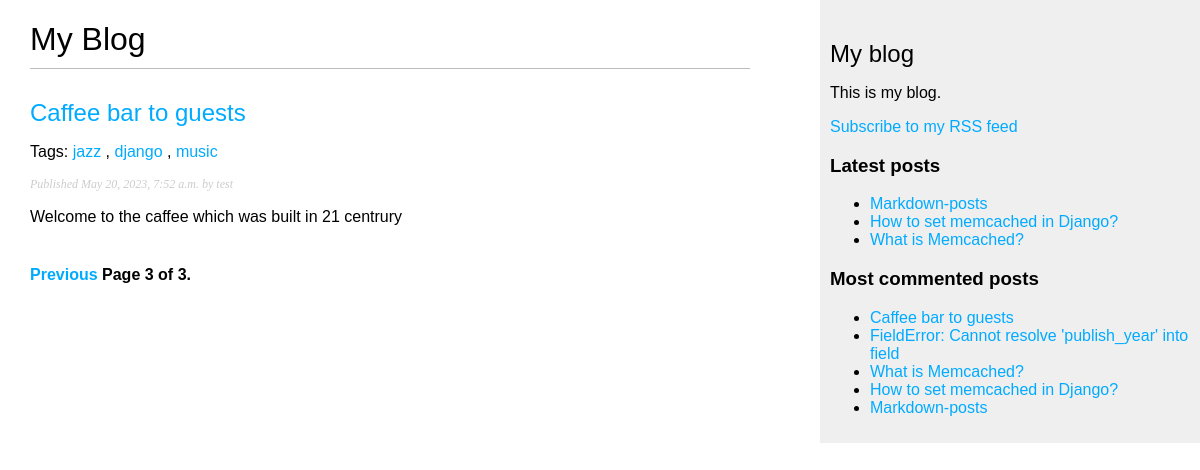
Page /blog/?page=3 on the committed database.
### blog/models.py (models this page shows, shortened)
class Post(models.Model):
    class Status(models.TextChoices):
        DRAFT = 'DF', 'Draft'
        PUBLISHED = 'PB', 'Published'
    title = models.CharField(max_length=250)
    slug = models.SlugField(max_length=250, unique_for_date='publish')
    author = models.ForeignKey(User, on_delete=models.CASCADE, related_name='blog_posts')
    body = models.TextField()
    publish = models.DateTimeField(default=timezone.now)
    created = models.DateTimeField(auto_now_add=True)
    updated = models.DateTimeField(auto_now_add=True)
    status = models.CharField(max_length=2, choices=Status.choices, default=Status.DRAFT)
    tags = TaggableManager()
    objects = models.Manager() # Менеджер, применяемый по умолчанию
    published = PublishedManager() # конкретно-прикладной менеджер
    class Meta:
        ordering = ['-publish']
        indexes = [
            models.Index(fields=['-publish']),
        ]
    def get_absolute_url(self):
        return reverse(
            "blog:post_detail",
            args=[
                self.publish.year,
                self.publish.month,
                self.publish.day,
                self.slug
            ]
        )

### blog/views.py (the view)
def post_list(request, tag_slug=None):
    post_list = Post.published.all()
    tag = None
    if tag_slug:
        tag = get_object_or_404(klass=Tag, slug=tag_slug)
        post_list = post_list.filter(tags__in=[tag])
    paginator = Paginator(post_list, 2)
    page_number = request.GET.get('page', 1)
    try:
        posts = paginator.page(page_number)
    except EmptyPage:
        posts = paginator.page(paginator.num_pages)
    except PageNotAnInteger:
        posts = paginator.page(1)
    context = {
        'posts': posts,
        'tag': tag
    }
    return render(request=request, template_name='blog/post/list.html', context=context)

### blog/models.py (called while the page is built)
    def get_queryset(self):
        return super().get_queryset().filter(status=Post.Status.PUBLISHED)

### blog/templatetags/blog_tags.py (called while the page is built)
@register.inclusion_tag(filename='blog/post/latest_posts.html')
def show_latest_posts(count=5):
    latest_posts = Post.published.order_by('-publish')[:count]
    results = {
        'latest_posts': latest_posts
    }
    return results

@register.simple_tag
def get_most_commented_posts(count=5):
    return Post.published.annotate(
        total_comments=Count('comments')
    ).order_by('-total_comments')[:count]

@register.filter(name='markdown')
def markdown_format(text):
    return mark_safe(markdown.markdown(text=text))

### blog/templates/blog/post/list.html (shortened to what this page needs)
{% extends "blog/base.html" %}
{% load blog_tags %}
{% block content %}
    <h1>My Blog</h1>
    {% for post in posts %}
        <h2>
            <a href="{{ post.get_absolute_url }}">
            {{ post.title }}
            </a>
        </h2>
        <p class="tags">
            Tags:
            {% for tag in post.tags.all %}
                <a href="{% url "blog:post_list_by_tag" tag.slug %}">
                {{ tag.name }}
                </a>
                {% if not forloop.last %},
                {% endif %}
            {% endfor %}
        </p>
        <p class="date">
            Published {{ post.publish }} by {{ post.author }}
        </p>
        {{ post.body|markdown|truncatewords_html:30}}
    {% endfor %}
    {% include "pagination.html" with page=posts %}
{% endblock %}

### blog/templates/blog/base.html (shortened to what this page needs)
{% load blog_tags %}
{% load static %}
<!DOCTYPE html>
<html>
<head>
    <link href="{% static "css/blog.css" %}" rel="stylesheet">
</head>
<body>
    <div id="content">
        {% block content %}
        {% endblock %}
    </div>
    <div id="sidebar">
        <h2>My blog</h2>
        <p>This is my blog.</p>
        <p>
            <a href="{% url "blog:post_feed" %}">
                Subscribe to my RSS feed
            </a>
        </p>
        <h3>Latest posts</h3>
        {% show_latest_posts 3 %}
        <h3>Most commented posts</h3>
        {% get_most_commented_posts as most_commented_posts %}
        <ul>
            {% for post in most_commented_posts %}
                <li>
                <a href="{{ post.get_absolute_url }}">{{ post.title }}</a>
                </li>
            {% endfor %}
        </ul>
    </div>
</body>
</html>

### blog/templates/blog/post/latest_posts.html
<ul>
    {% for post in latest_posts %}
        <li>
            <a href="{{ post.get_absolute_url }}">{{ post.title }}</a>
        </li>
    {% endfor %}
</ul>

### blog/static/css/blog.css (style rules this page uses)
body { margin:0; padding:0; font-family:helvetica, sans-serif; }
a { color:#00abff; text-decoration:none; }
h1 { font-weight:normal; border-bottom:1px solid #bbb; padding:0 0 10px 0; }
h2 { font-weight:normal; margin:30px 0 0; }
#content { float:left; width:60%; padding:0 0 0 30px; }
#sidebar { float:right; width:30%; padding:10px; background:#efefef; height:100%; }
p.date { color:#ccc; font-family: georgia, serif; font-size: 12px; font-style: italic; }

### rows in the picture
Post: title "Caffee bar to guests", publish "May 20, 2023, 7:52 a.m.", author "test", body "Welcome to the caffee which was built in 21 centrury"
Tag: name "jazz"
Tag: name "django"
Tag: name "music"
Post: title "Markdown-posts"
Post: title "How to set memcached in Django?"
Post: title "What is Memcached?"
Post: title "FieldError: Cannot resolve 'publish_year' into field"

### other values in the picture
{{ page.number }} "3"
{{ page.paginator.num_pages }} "3"
